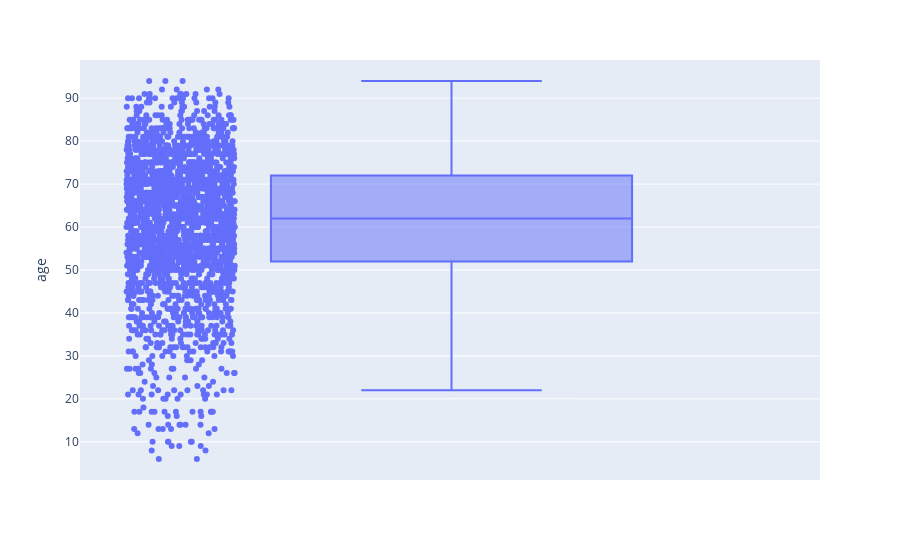

The cell this chart's notebook holds for it:
### Code cell
import plotly.express as px

# Create a box plot
fig = px.box(df, y="age", points="all")  # Use "column_name" as your numerical column
fig.show()

### Figure 1 — Plotly figure (JSON) as saved in the notebook; plotly's stock layout.template omitted (floating-point values rounded to 4 significant figures; data arrays with more than 128 entries replaced by an {"elided": "..."} marker saying what was removed)
{"data": [{"alignmentgroup": "True", "boxpoints": "all", "hovertemplate": "age=%{y}<extra></extra>", "legendgroup": "", "marker": {"color": "#636efa"}, "name": "", "notched": false, "offsetgroup": "", "orientation": "v", "showlegend": false, "type": "box", "x0": " ", "xaxis": "x", "y": {"elided": "2298 int values"}, "y0": " ", "yaxis": "y"}], "layout": {"autosize": true, "boxmode": "group", "legend": {"tracegroupgap": 0}, "margin": {"t": 60}, "xaxis": {"anchor": "y", "autorange": true, "domain": [0, 1], "range": [-0.5032, 0.5], "type": "category"}, "yaxis": {"anchor": "x", "autorange": true, "domain": [0, 1], "range": [1.111, 98.89], "title": {"text": "age"}, "type": "linear"}}}
